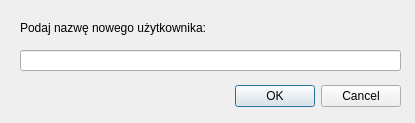
<?xml version="1.0" encoding="UTF-8"?>
<ui version="4.0">
 <class>AddNewUserWindow</class>
 <widget class="QDialog" name="AddNewUserWindow">
  <property name="geometry">
   <rect>
    <x>0</x>
    <y>0</y>
    <width>415</width>
    <height>123</height>
   </rect>
  </property>
  <property name="windowTitle">
   <string>Dodaj nowego użytkownika</string>
  </property>
  <widget class="QDialogButtonBox" name="buttonBox">
   <property name="geometry">
    <rect>
     <x>60</x>
     <y>80</y>
     <width>341</width>
     <height>32</height>
    </rect>
   </property>
   <property name="orientation">
    <enum>Qt::Horizontal</enum>
   </property>
   <property name="standardButtons">
    <set>QDialogButtonBox::Cancel|QDialogButtonBox::Ok</set>
   </property>
  </widget>
  <widget class="QLabel" name="label">
   <property name="geometry">
    <rect>
     <x>20</x>
     <y>20</y>
     <width>251</width>
     <height>16</height>
    </rect>
   </property>
   <property name="text">
    <string>Podaj nazwę nowego użytkownika:</string>
   </property>
  </widget>
  <widget class="QLineEdit" name="lineEdit">
   <property name="geometry">
    <rect>
     <x>20</x>
     <y>50</y>
     <width>381</width>
     <height>21</height>
    </rect>
   </property>
  </widget>
 </widget>
 <resources/>
 <connections>
  <connection>
   <sender>buttonBox</sender>
   <signal>accepted()</signal>
   <receiver>AddNewUserWindow</receiver>
   <slot>accept()</slot>
   <hints>
    <hint type="sourcelabel">
     <x>248</x>
     <y>254</y>
    </hint>
    <hint type="destinationlabel">
     <x>157</x>
     <y>274</y>
    </hint>
   </hints>
  </connection>
  <connection>
   <sender>buttonBox</sender>
   <signal>rejected()</signal>
   <receiver>AddNewUserWindow</receiver>
   <slot>reject()</slot>
   <hints>
    <hint type="sourcelabel">
     <x>316</x>
     <y>260</y>
    </hint>
    <hint type="destinationlabel">
     <x>286</x>
     <y>274</y>
    </hint>
   </hints>
  </connection>
 </connections>
</ui>
